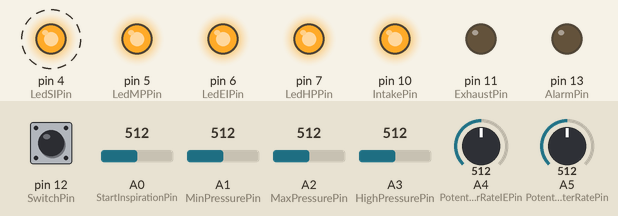
Recording of a sketch running on a simulated Arduino Nano, built with avr-gcc and run on an emulated ATmega328P. Shown: output pins drawn as LEDs (lit = HIGH). Dashed ring = blinking. The inputs (shaded band) are chosen by the test bench; at power-on: pin 12 (SwitchPin) HIGH, A0 (StartInspirationPin) = 512, A1 (MinPressurePin) = 512, A2 (MaxPressurePin) = 512, A3 (HighPressurePin) = 512, A4 (PotentiometerRateIEPin) = 512, A5 (PotentiometerRatePin) = 512.

Above: at 2.2 s.
2.3 s: pin 12 (SwitchPin) pulled LOW for 0.15 s
At 3.1 s:
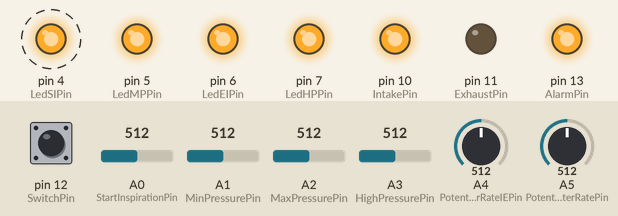
At 4.1 s:
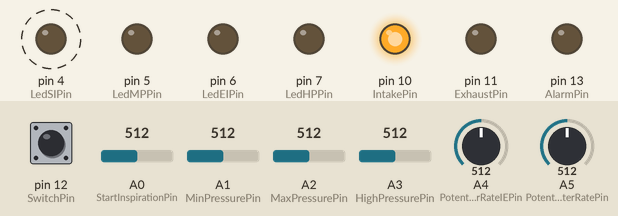
Timing chart, 0 to 5.7 s (numbered marks = the images above; inputs shaded):
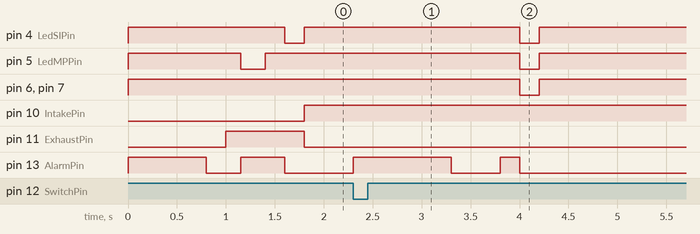

The sketch:

Respirator_MK_II.ino
```cpp
// ****************************************** Inputs and outputs configuration **************************************************


int StartInspirationPin = A0;    // select the input pin for the StartInspiration sensor (LDR)
int MinPressurePin = A1;            // select the input pin for the Minimum pressure sensor (LDR)
int MaxPressurePin = A2;    // select the input pin for the EndInspiration sensor (LDR)
int HighPressurePin = A3;    // select the input pin for the High Pressure sensor (LDR)
int PotentiometerRateIEPin = A4;    // select the input pin for the potentiometer that adjust the inspiration/expiration rate
int PotentiometerRatePin = A5;    // select the input pin for the potentiometer that adjust the respiratory rate
int SupplyVoltagePin = A7;          // Select input pin for monitoring Supply voltage

int SwitchPin = 12;               // select the input pin for the Calibration Switch
int AlarmPin = 13;               // select one output pin for Alarm. ( Some Buzzer, light or Both )
int IntakePin = 10;      // select the output pin for the intake solenoid
int ExhaustPin = 11;    // select the output pin for the exhaust solenoid
int LedHPPin = 7;    // select the output pin for LED that iluminate de StartInspiration sensor (LDR)
int LedEIPin = 6;    // select the output pin for LED that iluminate de EndInspiration sensor (LDR)
int LedMPPin = 5;    // select the output pin for LED that iluminate de High Pressure sensor (LDR)
int LedSIPin = 4;    // select the output pin for LED that iluminate de Minimum Pressure sensor (LDR)

// ****************************************** Variables used in the code **************************************************

int PotentiometerValue = 0;  // variable to store the value coming from the potentiometer
float RespiratoryRate = 10; // variable to store the value of Respiratory Rate in Breaths per minute
int RespiratoryTime = 5000; // variable to store the value of Respiratory Time in miliseconds
int InsuficientPressureError = 0;   // variable to Count the number of cycles that desired pressure was not reached
int HighPressureError = 0;          // variable to Count the number of times that High Pressure sensor has triggered
int treshold_StartInspiration = 177;      //  Adjust With serial Monitor
int treshold_MinPressure = 417;          //  Adjust With serial Monitor
int treshold_MaxPressure = 407 ;        //  Adjust With serial Monitor
int treshold_HighPressure = 495 ;      //  Adjust With serial Monitor
int treshold_SupplyVoltage = 928 ;    //  Adjust With serial Monitor

unsigned long  CicleTime = 0;
unsigned long InspiratoryTime = 0;
float RateIE = 50;
boolean flag_StartInspiration = 0;
boolean flag_EndInspiration = 0;
boolean flag_HighPressure = 0;
boolean flag_DetectPressure = 1;
boolean flag_DetectTimeout = 1;

boolean calibration_complete = 0;
boolean Switch = 0;
boolean AlarmState = 0;


// ****************************************** Setup **************************************************

void setup() {
// Serial.begin (9600);

  pinMode(AlarmPin, OUTPUT);
  pinMode(ExhaustPin, OUTPUT);
  pinMode(IntakePin, OUTPUT);
  pinMode(LedSIPin, OUTPUT);
  pinMode(LedEIPin, OUTPUT);
  pinMode(LedHPPin, OUTPUT);
  pinMode(LedMPPin, OUTPUT);
  pinMode(SwitchPin, INPUT_PULLUP);
 digitalWrite(LedSIPin, HIGH);
 digitalWrite(LedEIPin, HIGH);
 digitalWrite(LedHPPin, HIGH);
 digitalWrite(LedMPPin, HIGH);
 digitalWrite(AlarmPin, HIGH);
 delay(800);
 digitalWrite(AlarmPin, LOW);
 delay(200);


}

void loop() {


// ****************************************** Use Serial Monitor only for debug than disable **************************************************


//   delay(500);
//  Serial.print ("Start Inspiration "); Serial.println (analogRead (StartInspirationPin));
//  Serial.print ("Min Pressure "); Serial.println (analogRead (MinPressurePin));
//  Serial.print ("Max Pressure "); Serial.println (analogRead (MaxPressurePin));
//  Serial.print ("High Pressure "); Serial.println (analogRead (HighPressurePin));
//Serial.print ("Bateria "); Serial.println (analogRead (A7));

//  Serial.println ();


// ****************************************** Read Sensors and potentiometer **************************************************


if ((millis() - CicleTime) > ( 0.5 * RespiratoryTime)) {                                // Condition to avoid multiple flag trigger
  if (analogRead (StartInspirationPin) > treshold_StartInspiration){                   // Check if Start Inspiration sensor has triggered
     flag_StartInspiration = 1;
     digitalWrite(LedSIPin, LOW);
  delay(200);
  digitalWrite(LedSIPin, HIGH);
      }}
if(flag_DetectPressure){
if (analogRead (MaxPressurePin) < treshold_MaxPressure){                          // Check if End Inspiration sensor has triggered
  digitalWrite(LedEIPin, LOW);
  flag_EndInspiration = 1;
  flag_DetectPressure = 0;

}
}


 if (analogRead (HighPressurePin) < treshold_HighPressure){                        // Check if High Pressure sensor has triggered
  digitalWrite(IntakePin, LOW);                                                   // Close Intake Solenoid
 digitalWrite(ExhaustPin, HIGH);                                                 // Open Exhaust Solenoid
  digitalWrite(LedHPPin, LOW);
  delay(150);
  digitalWrite(LedHPPin, HIGH);
digitalWrite(AlarmPin, HIGH);
  delay(1000);
  digitalWrite(AlarmPin, LOW);

  }


 PotentiometerValue = analogRead(PotentiometerRatePin);
 RespiratoryRate = map(PotentiometerValue,0,1023,40,400);             // Ajust the scale of potentiometer


 RespiratoryTime = (60000 / RespiratoryRate)*10 ;                        // Calculates the time for each cicle in milliseconds

 PotentiometerValue = analogRead(PotentiometerRateIEPin);
 RateIE = map(PotentiometerValue,0,1024,2000,5000);             // Ajust the scale of potentiometer


InspiratoryTime = (RespiratoryTime / RateIE * 1000);                     // Calculates the inspiratory time for each cicle in milliseconds


// ****************************************** Execute respiratory cicle **************************************************


 if((millis() - CicleTime) > RespiratoryTime ) {                      // Start Inspiration cicle if "flag_StartInspiration" has not been triggered  (Timeout)
  flag_StartInspiration = 1;
 }


if(flag_StartInspiration) {

digitalWrite(IntakePin, HIGH);                                 // Open Intake Solenoid
digitalWrite(ExhaustPin, LOW);                                // Close exaust Solenoid in case of "flag_EndExpiration" has not been Triggered
CicleTime = millis();
flag_StartInspiration = 0;
flag_DetectPressure = 1;
flag_DetectTimeout = 1;

}
if(flag_DetectTimeout){
if((millis() - CicleTime) > InspiratoryTime) {         // End Inspiration Cicle if "flag_EndInspiration" has not been Triggered
  flag_EndInspiration = 1;
}
}


if(flag_EndInspiration) {

digitalWrite(IntakePin, LOW);                                // Close Intake Solenoid
digitalWrite(ExhaustPin, HIGH);                              // Open Exhaust Solenoid
flag_EndInspiration = 0;
flag_DetectTimeout = 0;
delay(150);
digitalWrite(LedEIPin, HIGH);                              // turn de LED on for the next cicle

 if (analogRead (MinPressurePin) < treshold_MinPressure){      // Acidental disconection alarm reset
  digitalWrite(AlarmPin, LOW);
  }


if (analogRead (MinPressurePin) > treshold_MinPressure){      // Acidental disconection alarm
  digitalWrite(AlarmPin, HIGH);
  digitalWrite(LedMPPin, LOW);
  delay(250);
  digitalWrite(LedMPPin, HIGH);
   }

if (analogRead (SupplyVoltagePin) < treshold_SupplyVoltage){                        // Check the Battery Voltage
  digitalWrite(AlarmPin, HIGH);
  delay(200);
  digitalWrite(AlarmPin, LOW);}


}


// ****************************************** Calibrate LDR Sensors  **************************************************


if (digitalRead(SwitchPin) == LOW) {
  digitalWrite (AlarmPin, HIGH);
  delay(1000);
   digitalWrite (AlarmPin, LOW);
   delay (500);


int Max_StartInspiration;
int Min_StartInspiration;
int Max_MinPressure;
int Min_MinPressure;
int Max_MaxPressure;
int Min_MaxPressure;
int Max_HighPressure;
int Min_HighPressure;

Max_StartInspiration = analogRead (StartInspirationPin);
Max_MinPressure = analogRead (MinPressurePin);
Max_MaxPressure = analogRead (MaxPressurePin);
Max_HighPressure = analogRead (HighPressurePin);

  digitalWrite (AlarmPin, HIGH);
  delay(200);
   digitalWrite (AlarmPin, LOW);
   digitalWrite(LedEIPin, LOW);
   digitalWrite(LedSIPin, LOW);
   digitalWrite(LedMPPin, LOW);
   digitalWrite(LedHPPin, LOW);
   delay(200);
   digitalWrite(LedEIPin, HIGH);
   digitalWrite(LedSIPin, HIGH);
   digitalWrite(LedMPPin, HIGH);
   digitalWrite(LedHPPin, HIGH);

 delay(10000);


Min_StartInspiration = analogRead (StartInspirationPin);
Min_MinPressure = analogRead (MinPressurePin);
Min_MaxPressure = analogRead (MaxPressurePin);
Min_HighPressure = analogRead (HighPressurePin);


treshold_StartInspiration = (Max_StartInspiration + Min_StartInspiration) / 2;
treshold_MinPressure = (Max_MinPressure + Min_MinPressure) / 2;
treshold_MaxPressure = (Max_MaxPressure + Min_MaxPressure) / 2;
treshold_HighPressure = (Max_HighPressure + Min_HighPressure) / 2 ;


   digitalWrite(LedEIPin, LOW);
   digitalWrite(LedMPPin, LOW);
   digitalWrite(LedSIPin, LOW);
   digitalWrite(LedHPPin, LOW);
   delay(200);
   digitalWrite(LedEIPin, HIGH);
   digitalWrite(LedMPPin, HIGH);
   digitalWrite(LedSIPin, HIGH);
   digitalWrite(LedHPPin, HIGH);
   digitalWrite (AlarmPin, HIGH);
   delay(100);
   digitalWrite (AlarmPin, LOW);
   delay(400);
   digitalWrite (AlarmPin, HIGH);
   delay(100);
   digitalWrite (AlarmPin, LOW);
   delay(400);
   digitalWrite (AlarmPin, HIGH);
   delay(100);
   digitalWrite (AlarmPin, LOW);
   delay (8000);

  }

}
```

Measured:
- after the input at 2.3 s, pin 6 (LedEIPin), pin 7 (LedHPPin): HIGH → LOW after 1.7 s, → HIGH 0.20 s later; pin 10 (IntakePin): stops changing and stays HIGH; pin 11 (ExhaustPin): stops changing and stays LOW
